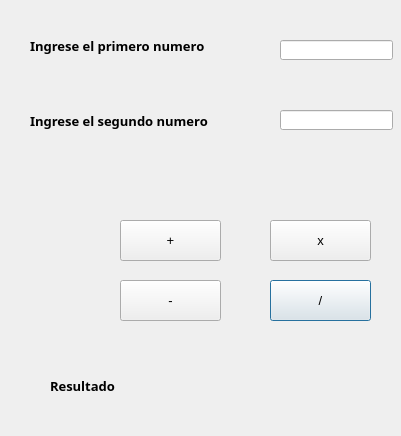
<?xml version="1.0" encoding="UTF-8"?>
<ui version="4.0">
 <class>CalculadoraDialog</class>
 <widget class="QDialog" name="CalculadoraDialog">
  <property name="geometry">
   <rect>
    <x>0</x>
    <y>0</y>
    <width>401</width>
    <height>436</height>
   </rect>
  </property>
  <property name="windowTitle">
   <string>Calculadora</string>
  </property>
  <widget class="QLabel" name="lbl_primer_num">
   <property name="geometry">
    <rect>
     <x>30</x>
     <y>30</y>
     <width>221</width>
     <height>31</height>
    </rect>
   </property>
   <property name="font">
    <font>
     <family>Rockwell Extra Bold</family>
     <pointsize>10</pointsize>
     <weight>75</weight>
     <bold>true</bold>
    </font>
   </property>
   <property name="text">
    <string>Ingrese el primero numero</string>
   </property>
  </widget>
  <widget class="QLabel" name="lbl_segundo_num">
   <property name="geometry">
    <rect>
     <x>30</x>
     <y>110</y>
     <width>221</width>
     <height>21</height>
    </rect>
   </property>
   <property name="font">
    <font>
     <family>Rockwell Extra Bold</family>
     <pointsize>10</pointsize>
     <weight>75</weight>
     <bold>true</bold>
    </font>
   </property>
   <property name="text">
    <string>Ingrese el segundo numero</string>
   </property>
  </widget>
  <widget class="QLineEdit" name="txt_primer_num">
   <property name="geometry">
    <rect>
     <x>280</x>
     <y>40</y>
     <width>113</width>
     <height>20</height>
    </rect>
   </property>
  </widget>
  <widget class="QLineEdit" name="txt_segundo_num">
   <property name="geometry">
    <rect>
     <x>280</x>
     <y>110</y>
     <width>113</width>
     <height>20</height>
    </rect>
   </property>
  </widget>
  <widget class="QPushButton" name="btn_dividir">
   <property name="geometry">
    <rect>
     <x>270</x>
     <y>280</y>
     <width>101</width>
     <height>41</height>
    </rect>
   </property>
   <property name="font">
    <font>
     <pointsize>10</pointsize>
    </font>
   </property>
   <property name="text">
    <string>/</string>
   </property>
  </widget>
  <widget class="QPushButton" name="btn_restar">
   <property name="geometry">
    <rect>
     <x>120</x>
     <y>280</y>
     <width>101</width>
     <height>41</height>
    </rect>
   </property>
   <property name="font">
    <font>
     <pointsize>10</pointsize>
    </font>
   </property>
   <property name="text">
    <string>-</string>
   </property>
  </widget>
  <widget class="QPushButton" name="btn_sumar">
   <property name="geometry">
    <rect>
     <x>120</x>
     <y>220</y>
     <width>101</width>
     <height>41</height>
    </rect>
   </property>
   <property name="font">
    <font>
     <pointsize>10</pointsize>
    </font>
   </property>
   <property name="text">
    <string>+</string>
   </property>
  </widget>
  <widget class="QPushButton" name="btn_multiplicar">
   <property name="geometry">
    <rect>
     <x>270</x>
     <y>220</y>
     <width>101</width>
     <height>41</height>
    </rect>
   </property>
   <property name="font">
    <font>
     <pointsize>10</pointsize>
    </font>
   </property>
   <property name="text">
    <string>x</string>
   </property>
  </widget>
  <widget class="QLabel" name="lbl_resultado">
   <property name="geometry">
    <rect>
     <x>50</x>
     <y>370</y>
     <width>91</width>
     <height>31</height>
    </rect>
   </property>
   <property name="font">
    <font>
     <family>Rockwell Extra Bold</family>
     <pointsize>10</pointsize>
     <weight>75</weight>
     <bold>true</bold>
    </font>
   </property>
   <property name="text">
    <string>Resultado</string>
   </property>
  </widget>
 </widget>
 <resources/>
 <connections/>
</ui>
